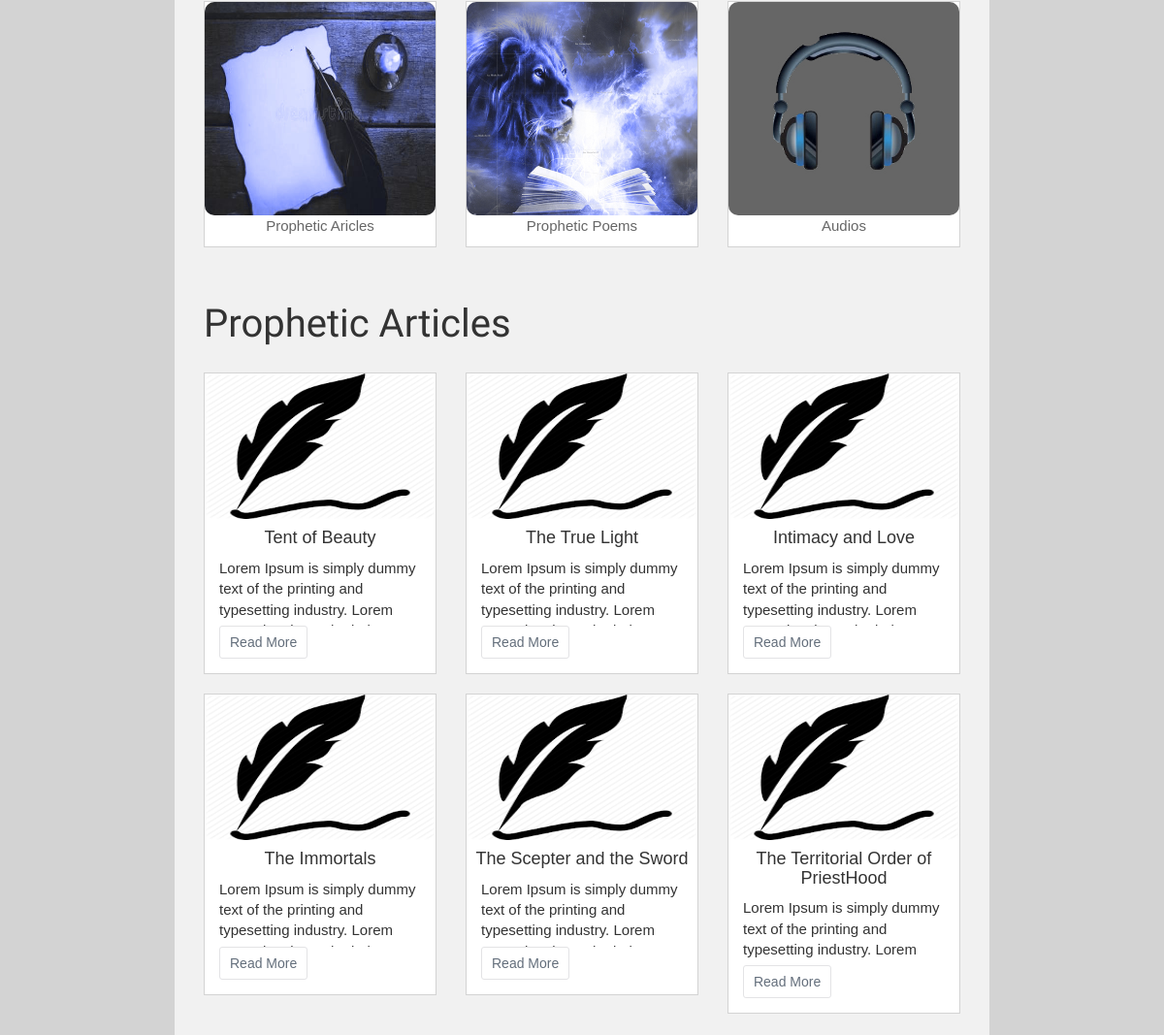
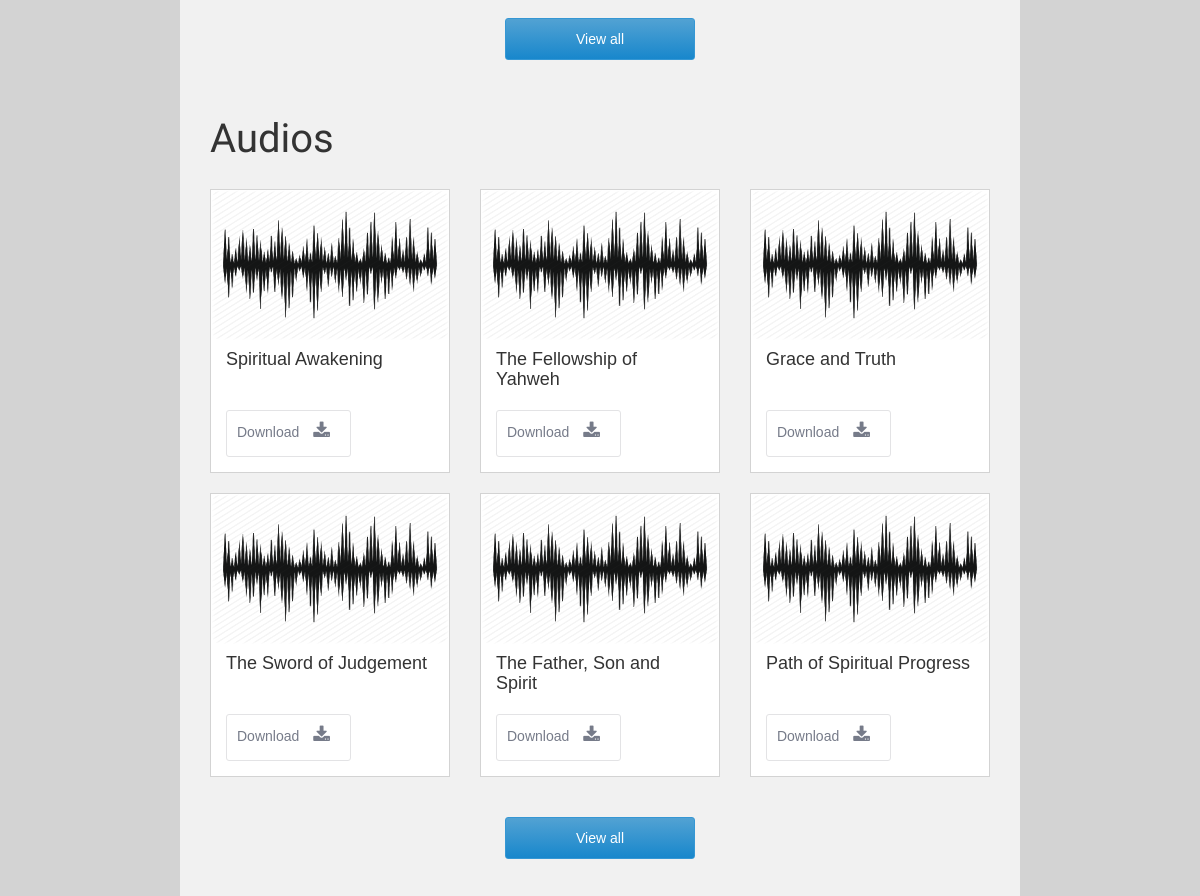
The app's page / (middle part), older data (2 pictures, top to bottom).
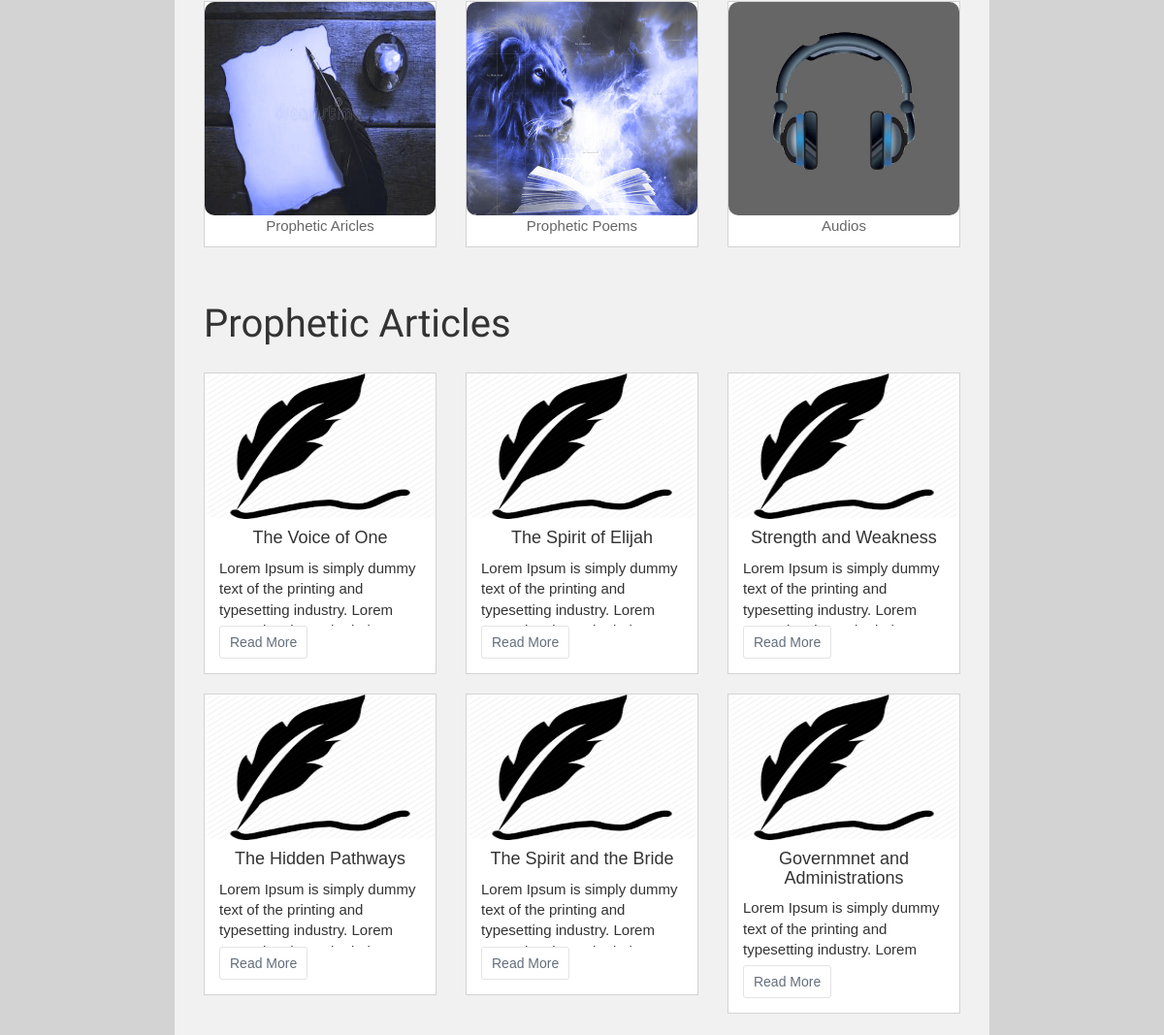
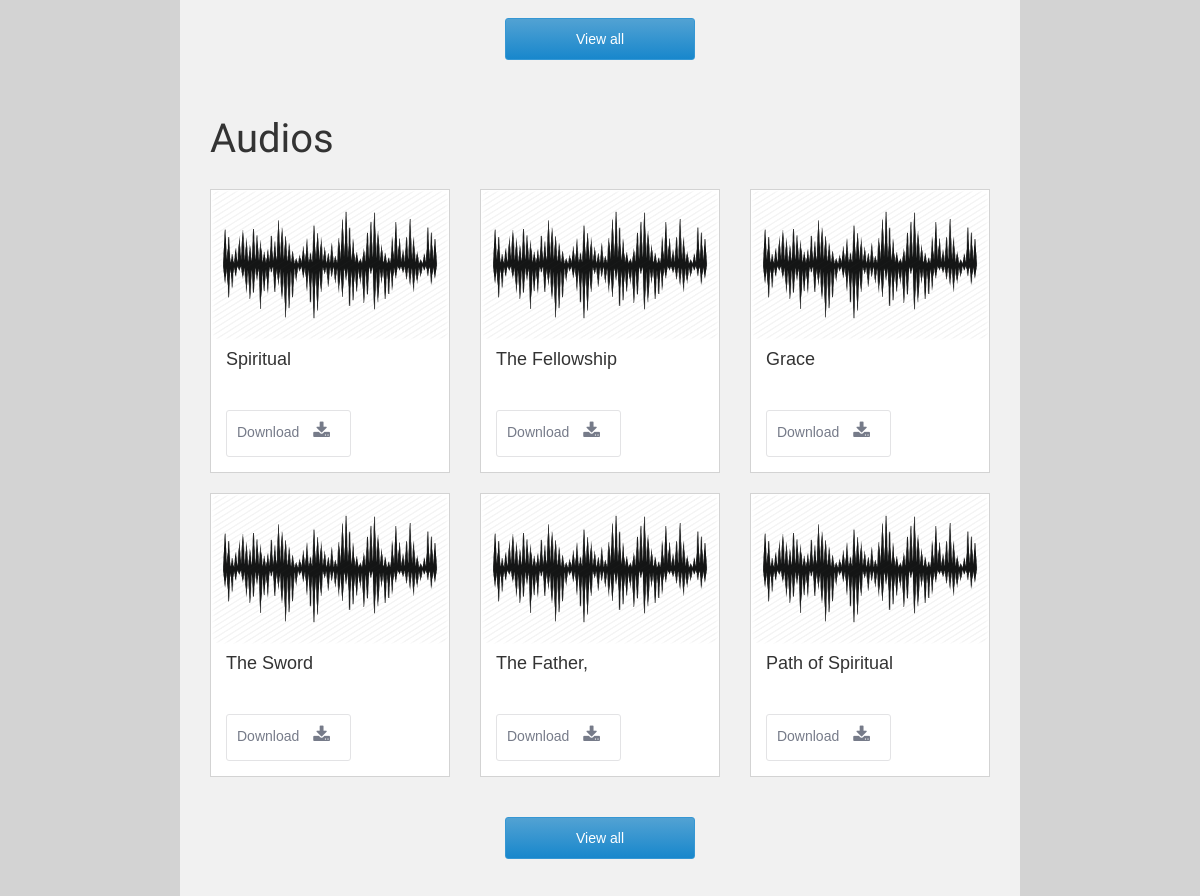
The same page, newer data (2 pictures, top to bottom).
### sounds/models.py (models this page shows, shortened)
class Post(models.Model):
    title = models.CharField(max_length= 150)
    body = models.TextField()
    date = models.DateTimeField()
    author= models.TextField(default='Sunny awugo')
    def get_absolute_url(self):
        return reverse('post-detail', args=[str(self.id)])
    class Meta:
        ordering = ["-date"]

class AudioMessages(models.Model):
    title = models.CharField(max_length= 30)
    link = models.URLField(max_length=200)

### sounds/views.py (the view)
# urls.py: path('', views.index, name='index'),
def index(request):
    post = Post.objects.all()[:6]
    audio = AudioMessages.objects.all()[:6]
    if request.method == 'POST':
        sub_form = Subme(request.POST )
        if sub_form.is_valid():
            sub = sub_form.save(commit=False)
            sub.save()
            messages.success(request, 'Thanks for subscribing')
            return redirect('index')
    else:
        sub_form = Subme()
    context = {
        'title': 'Recent Posts',
        'post': post,
        'audio': audio,
        'sub_form': sub_form
    }
    return render(request, 'sounds/index.html', context)

### sounds/templates/sounds/index.html (shortened to what this page needs)
<!DOCTYPE html>
<html>
<head>
	{% load static %}
	{% load widget_tweaks %}
	<link rel="stylesheet" href="https://cdnjs.cloudflare.com/ajax/libs/font-awesome/4.7.0/css/font-awesome.min.css">
	<link rel="stylesheet" href="https://maxcdn.bootstrapcdn.com/bootstrap/3.3.7/css/bootstrap.min.css">
	<link rel="stylesheet" href="https://maxcdn.bootstrapcdn.com/font-awesome/4.7.0/css/font-awesome.min.css">
	<link href='{% static "sounds/animations/css/mdb.min.css" %}' rel="stylesheet">
	<link rel='stylesheet' href='{% static "sounds/style.css" %}'>
</head>
<body>
	<section id='entireshow'>
		<div class='showme'>
	<section id='three'>
		<div id='threeInner' class="wow zoomInUp" data-wow-delay="0.5s" >
			<br><br>
			<div class='row'>
				<div class='col-sm-4' id='outerarticle11'>
					<div id='threeInner1'>
						<img src='{% static "sounds/art1.jpg" %}' class='responsive'>
						<p class='text-center'><a href='{% url "posts" %}' class='quickAnchor'>Prophetic Aricles</a></p>
					</div>
				</div>
				<div class='col-sm-4' id='outerarticle11'>
					<div id='threeInner1'>
						<img src='{% static "sounds/poems1.jpg" %}' class='responsive'>
						<p class='text-center'><a href='#' class='quickAnchor'>Prophetic Poems</a></p>
					</div>
				</div>
				<div class='col-sm-4'id='outerarticle11' >
					<div id='threeInner1'>
						<img src='{% static "sounds/audio.jpg" %}'  class='responsive' >
						<p class='text-center'><a href='{% url "audios" %}' class='quickAnchor'>Audios</a></p>
					</div>
				</div>
			</div>
		</div>
	</section>
	<section id='articles'>
		<div id='articlesInner'>
			<span  style="font-family:Open Sans Condensed; font-size:40px">Prophetic Articles</span><br><br>
			<div class='row'>
				<div class="wow zoomInUp" data-wow-delay="0.5s" >
				{% for posts in post %}
					<div class='col-sm-4' id='outerarticle'>
						<div id='articleInner1'>
							<img src='{% static "sounds/ink.png" %}'  class='responsive2' >
							<span class='text-center'><h4>{{ posts.title }}</h4></span>
							<div id='articleInner3'>
								<div id='articleInner2'>
									<p>{{ posts.body }}</p>
								</div>
								<button id='articleBut111'><a href="{{ posts.get_absolute_url }}" style='color:#636E7B;'>Read More</a></button>
							</div>
						</div>
					</div>
				{% endfor %}
				</div>
			</div>
			<div class='text-center'><button class='view_more'>View all</button></div>
		</div>
	</section>
	<section id='articles'>
		<div id='articlesInner'>
			<span  style="font-family:Open Sans Condensed; font-size:40px">Audios</span><br><br>
			<div class='row'>
				<div class="wow zoomInUp" data-wow-delay="0.5s" >
				{% for audios in audio %}
					<div class='col-sm-4' id='outerarticle'>
						<div id='articleInner1'>
							<img src='{% static "sounds/wave.png" %}'  class='responsive2' >
							<div id='articleInner3'>
								<div id='articleInner2'>
								<span><h4>{{ audios.title }}</h4></span>
								</div>
								<a href='{{audios.link}}' >
									<button id='articleBut111' >Download
										<span class="symbol-input100">
											<i class="fa fa-download" id='fa-touch'></i>
										</span>
									</button>
								</a>
							</div>
						</div>
					</div>
				{% endfor %}
				</div>
			</div>
			<div class='text-center'><button class='view_more'>View all</button></div>
		</div>
		</section>
	</section>
</body>
</html>

Row changes from the older to the newer data that the page shows:
no longer on this page (row unchanged): Post: title "Tent of Beauty", body "Lorem Ipsum is simply dummy text of the printing and typesetting industry. Lorem…"
no longer on this page (row unchanged): Post: title "The True Light", body "Lorem Ipsum is simply dummy text of the printing and typesetting industry. Lorem…"
no longer on this page (row unchanged): Post: title "Intimacy and Love", body "Lorem Ipsum is simply dummy text of the printing and typesetting industry. Lorem…"
no longer on this page (row unchanged): Post: title "The Immortals", body "Lorem Ipsum is simply dummy text of the printing and typesetting industry. Lorem…"
no longer on this page (row unchanged): Post: title "The Scepter and the Sword", body "Lorem Ipsum is simply dummy text of the printing and typesetting industry. Lorem…"
no longer on this page (row unchanged): Post: title "The Territorial Order of PriestHood", body "Lorem Ipsum is simply dummy text of the printing and typesetting industry. Lorem…"
added Post: title "The Voice of One", body "Lorem Ipsum is simply dummy text of the printing and typesetting industry. Lorem…"
added Post: title "The Spirit of Elijah", body "Lorem Ipsum is simply dummy text of the printing and typesetting industry. Lorem…"
added Post: title "Strength and Weakness", body "Lorem Ipsum is simply dummy text of the printing and typesetting industry. Lorem…"
added Post: title "The Hidden Pathways", body "Lorem Ipsum is simply dummy text of the printing and typesetting industry. Lorem…"
added Post: title "The Spirit and the Bride", body "Lorem Ipsum is simply dummy text of the printing and typesetting industry. Lorem…"
added Post: title "Governmnet and Administrations", body "Lorem Ipsum is simply dummy text of the printing and typesetting industry. Lorem…"
changed AudioMessages: title "Spiritual Awakening" → "Spiritual"
changed AudioMessages: title "The Fellowship of Yahweh" → "The Fellowship"
changed AudioMessages: title "Grace and Truth" → "Grace"
changed AudioMessages: title "The Sword of Judgement" → "The Sword"
changed AudioMessages: title "The Father, Son and Spirit" → "The Father,"
changed AudioMessages: title "Path of Spiritual Progress" → "Path of Spiritual"
